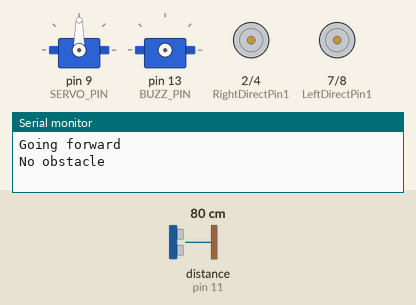
Recording of a sketch running on a simulated Arduino Uno, built with avr-gcc and run on an emulated ATmega328P. On the bench: 2 × servo, motor-driver pin pairs drawn as motors (green arrow = first pin HIGH = forward, orange = second pin HIGH = backward, longer = more drive, scaled by the enable pin), the last lines printed to the serial monitor. Wiring (inferred from the names in the program): ultrasonic range finder: trigger pin 12; echo pin 11; servo: signal pin 13. The test bench sets the inputs (shaded band); at power-on: distance to the obstacle (sensor on pin 11) 80 cm. The echo pulse lasts 58.3 µs per cm; servo pulses on a pin are drawn as a servo (544–2400 µs = 0–180°).

Above: at 3.2 s.
3.3 s: distance to the obstacle (sensor on pin 11) set to 35 cm
At 3.9 s:
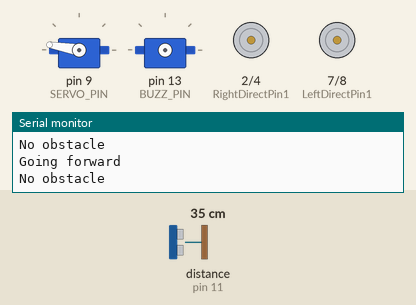
6.3 s: distance to the obstacle (sensor on pin 11) set to 27 cm
At 7.3 s:
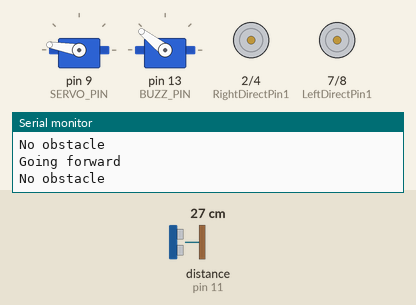
At 7.9 s:
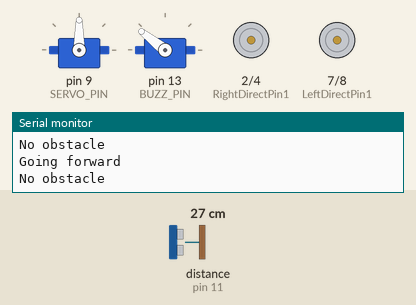
9.3 s: distance to the obstacle (sensor on pin 11) set to 120 cm
Timing chart, 0 to 18.3 s (numbered marks = the images above; inputs shaded):
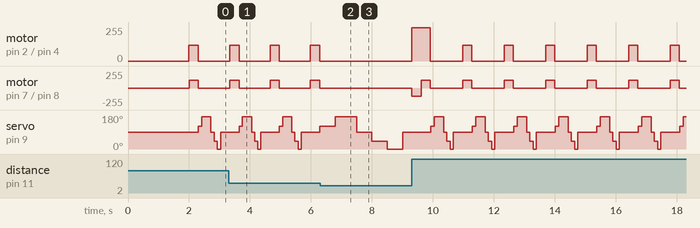

Measured:
- the behaviour switches between 32 and 31 cm on distance to the obstacle (sensor on pin 11) (found by bisection; images 1 and 2)
- after the input at 6.3 s, motor on pin 2 (RightDirectPin1) / pin 4 (RightDirectPin2), motor on pin 7 (LeftDirectPin1) / pin 8 (LeftDirectPin2): stops changing and stays stopped
- by itself, servo on pin 9 (SERVO_PIN): repeats every 1.4 s: 170° 0.31 s, 90° 0.11 s, 40° 0.11 s, 0° 0.11 s, 90° 0.62 s, 120° 0.11 s
- by itself, motor on pin 2 (RightDirectPin1) / pin 4 (RightDirectPin2), motor on pin 7 (LeftDirectPin1) / pin 8 (LeftDirectPin2): alternates forward 120/255 for 0.30 s and stopped for 1.0 s

The sketch:

OsoyooSmartCarOriginalRebuild.ino
```cpp
// (licence header left out)
#include <Servo.h>
/*Declare L298N Dual H-Bridge Motor Controller directly since there is not a library to load.*/
//Define L298N Dual H-Bridge Motor Controller Pins
#define speedPinR 5   // RIGHT PWM pin connect MODEL-X ENA
#define RightDirectPin1  2    //  Right Motor direction pin 1 to MODEL-X IN1
#define RightDirectPin2  4    // Right Motor direction pin 2 to MODEL-X IN2
#define speedPinL 6        //  Left PWM pin connect MODEL-X ENB
#define LeftDirectPin1  7    // Left Motor direction pin 1 to MODEL-X IN3
#define LeftDirectPin2  8   ///Left Motor direction pin 1 to MODEL-X IN4
#define LPT 2 // scan loop counter

#define SERVO_PIN     9  //servo connect to D9

#define Echo_PIN    11 // Ultrasonic Echo pin connect to D11
#define Trig_PIN    12  // Ultrasonic Trig pin connect to D12

#define BUZZ_PIN     13
#define FAST_SPEED  250     //both sides of the motor speed
#define SPEED  120     //both sides of the motor speed
#define TURN_SPEED  200     //both sides of the motor speed
#define BACK_SPEED1  255     //back speed
#define BACK_SPEED2  90     //back speed

int leftscanval, centerscanval, rightscanval, ldiagonalscanval, rdiagonalscanval;
const int distancelimit = 30; //distance limit for obstacles in front
const int sidedistancelimit = 30; //minimum distance in cm to obstacles at both sides (the car will allow a shorter distance sideways)
int distance;
int numcycles = 0;
const int turntime = 250; //Time the robot spends turning (miliseconds)
const int backtime = 300; //Time the robot spends turning (miliseconds)

int thereis;
Servo head;
/*motor control*/
void go_Advance(void)  //Forward
{
  digitalWrite(RightDirectPin1, HIGH);
  digitalWrite(RightDirectPin2,LOW);
  digitalWrite(LeftDirectPin1,HIGH);
  digitalWrite(LeftDirectPin2,LOW);
}
void go_Left()  //Turn left
{
  digitalWrite(RightDirectPin1, HIGH);
  digitalWrite(RightDirectPin2,LOW);
  digitalWrite(LeftDirectPin1,LOW);
  digitalWrite(LeftDirectPin2,HIGH);
}
void go_Right()  //Turn right
{
  digitalWrite(RightDirectPin1, LOW);
  digitalWrite(RightDirectPin2,HIGH);
  digitalWrite(LeftDirectPin1,HIGH);
  digitalWrite(LeftDirectPin2,LOW);
}
void go_Back()  //Reverse
{
  digitalWrite(RightDirectPin1, LOW);
  digitalWrite(RightDirectPin2,HIGH);
  digitalWrite(LeftDirectPin1,LOW);
  digitalWrite(LeftDirectPin2,HIGH);
}
void stop_Stop()    //Stop
{
  digitalWrite(RightDirectPin1, LOW);
  digitalWrite(RightDirectPin2,LOW);
  digitalWrite(LeftDirectPin1,LOW);
  digitalWrite(LeftDirectPin2,LOW);
  set_Motorspeed(0,0);
}

/*set motor speed */
void set_Motorspeed(int speed_L,int speed_R)
{
  analogWrite(speedPinL,speed_L);
  analogWrite(speedPinR,speed_R);
}

void buzz_ON()   //open buzzer
{

  for(int i=0;i<100;i++)
  {
   digitalWrite(BUZZ_PIN,LOW);
   delay(2);//wait for 1ms
   digitalWrite(BUZZ_PIN,HIGH);
   delay(2);//wait for 1ms
  }
}
void buzz_OFF()  //close buzzer
{
  digitalWrite(BUZZ_PIN, HIGH);

}
void alarm(){
   buzz_ON();

   buzz_OFF();
}

/*detection of ultrasonic distance*/
int watch(){
  long echo_distance;
  digitalWrite(Trig_PIN,LOW);
  delayMicroseconds(5);
  digitalWrite(Trig_PIN,HIGH);
  delayMicroseconds(15);
  digitalWrite(Trig_PIN,LOW);
  echo_distance=pulseIn(Echo_PIN,HIGH);
  echo_distance=echo_distance*0.01657; //how far away is the object in cm
  //Serial.println((int)echo_distance);
  return round(echo_distance);
}
//Meassures distances to the right, left, front, left diagonal, right diagonal and asign them in cm to the variables rightscanval,
//leftscanval, centerscanval, ldiagonalscanval and rdiagonalscanval (there are 5 points for distance testing)
String watchsurrounding()
{
  /*  obstacle_status is a binary integer, its last 5 digits stands for if there is any obstacles in 5 directions,
  *   for example B101000 last 5 digits is 01000, which stands for Left front has obstacle, B100111 means front, right front and right ha
  */
  int obstacle_status =B100000;
  centerscanval = watch();

  if(centerscanval<distancelimit)
  {
    stop_Stop();
    alarm();
    obstacle_status  =obstacle_status | B100;
  }

  head.write(120);
  delay(100);
  ldiagonalscanval = watch();

  if(ldiagonalscanval<distancelimit)
  {
    stop_Stop();
    alarm();
    obstacle_status  =obstacle_status | B1000;
  }

  head.write(170); //Didn't use 180 degrees because my servo is not able to take this angle
  delay(300);
  leftscanval = watch();

  if(leftscanval<sidedistancelimit)
  {
    stop_Stop();
    alarm();
    obstacle_status  =obstacle_status | B10000;
  }

  head.write(90); //use 90 degrees if you are moving your servo through the whole 180 degrees
  delay(100);
  centerscanval = watch();

  if(centerscanval<distancelimit)
  {
    stop_Stop();
    alarm();
    obstacle_status  =obstacle_status | B100;
  }

  head.write(40);
  delay(100);
  rdiagonalscanval = watch();

  if(rdiagonalscanval<distancelimit)
  {
    stop_Stop();
    alarm();
    obstacle_status  =obstacle_status | B10;
  }

  head.write(0);
  delay(100);
  rightscanval = watch();

  if(rightscanval<sidedistancelimit)
  {
    stop_Stop();
    alarm();
    obstacle_status  =obstacle_status | 1;
  }

  head.write(90); //Finish looking around (look forward again)
  delay(300);

  String obstacle_str= String(obstacle_status,BIN);
  obstacle_str= obstacle_str.substring(1,6);
  return obstacle_str; //return 5-character string standing for 5 direction obstacle status
}

void auto_avoidance()
{

  ++numcycles;
  if(numcycles>=LPT)
  { //Watch if something is around every LPT loops while moving forward
    stop_Stop();
    String obstacle_sign=watchsurrounding(); // 5 digits of obstacle_sign binary value means the 5 direction obstacle status
    Serial.print("Obstacle Sign");
    Serial.println(obstacle_sign);

    if(obstacle_sign=="10000")
    {
      Serial.println("Turning Right");
      set_Motorspeed(FAST_SPEED,SPEED);
      go_Advance();
      delay(turntime);
      stop_Stop();
    }

    else if(obstacle_sign=="00001")
    {
      Serial.println("Turning Left");
      set_Motorspeed(SPEED,FAST_SPEED);
      go_Advance();
      delay(turntime);
      stop_Stop();
    }

    else if(obstacle_sign=="11100" || obstacle_sign=="01000" || obstacle_sign=="11000"  || obstacle_sign=="10100"  || obstacle_sign=="01100" ||obstacle_sign=="00100"  ||obstacle_sign=="01000")
    {
      Serial.println("Turning right");
	    go_Right();
      set_Motorspeed(TURN_SPEED,TURN_SPEED);
      delay(turntime);
      stop_Stop();
    }

    else if(obstacle_sign=="00010" || obstacle_sign=="00111" || obstacle_sign=="00011"  || obstacle_sign=="00101" || obstacle_sign=="00110" || obstacle_sign=="01010")
    {
      Serial.println("Turning left");
      go_Left();
      set_Motorspeed(TURN_SPEED,TURN_SPEED);
      delay(turntime);
      stop_Stop();
    }

    else if(obstacle_sign=="01111" ||  obstacle_sign=="10111" || obstacle_sign=="11111")
    {
      Serial.println("back right");
	    go_Left();
		  set_Motorspeed( FAST_SPEED,SPEED);
      delay(backtime);
      stop_Stop();
    }

    else if(obstacle_sign=="11011"  ||    obstacle_sign=="11101"  ||  obstacle_sign=="11110"  || obstacle_sign=="01110")
    {
      Serial.println("back left");
      go_Right();
      set_Motorspeed( SPEED,FAST_SPEED);
      delay(backtime);
      stop_Stop();
    }

    else Serial.println("no handle");
    numcycles=0; //Restart count of cycles
  }

  else
  {
    Serial.println("Going forward");
    set_Motorspeed(SPEED,SPEED);
    go_Advance();  // if nothing is wrong go forward using go() function above.
    delay(backtime);
    stop_Stop();
  }

  distance = watch(); // use the watch() function to see if anything is ahead (when the robot is just moving forward and not looking around it will test the distance in front)

// The robot will just stop if it is completely sure there's an obstacle ahead (must test 25 times) (needed to ignore ultrasonic sensor's false signals)
  if (distance<distancelimit)
  {
    Serial.println("Obstacle?");
    ++thereis;
  }
  if (distance>distancelimit)
  {
    Serial.println("No obstacle");
    thereis=0;//Count is restarted
  }
  if (thereis > 25)
  {
    Serial.println("Obstacle confirmed");
    stop_Stop(); // Since something is ahead, stop moving.
    thereis=0;
  }
}

void setup()
{
  /*setup L298N pin mode*/
  pinMode(RightDirectPin1, OUTPUT);
  pinMode(RightDirectPin2, OUTPUT);
  pinMode(speedPinL, OUTPUT);
  pinMode(LeftDirectPin1, OUTPUT);
  pinMode(LeftDirectPin2, OUTPUT);
  pinMode(speedPinR, OUTPUT);
  stop_Stop();//stop move
  /*init HC-SR04*/
  pinMode(Trig_PIN, OUTPUT);
  pinMode(Echo_PIN,INPUT);
  /*init buzzer*/
  pinMode(BUZZ_PIN, OUTPUT);
  digitalWrite(BUZZ_PIN, HIGH);
  buzz_OFF();

  digitalWrite(Trig_PIN,LOW);
  /*init servo*/
  head.attach(SERVO_PIN);
  head.write(90);
   delay(2000);

  Serial.begin(9600);


}

void loop()
{
  auto_avoidance();
}
```
